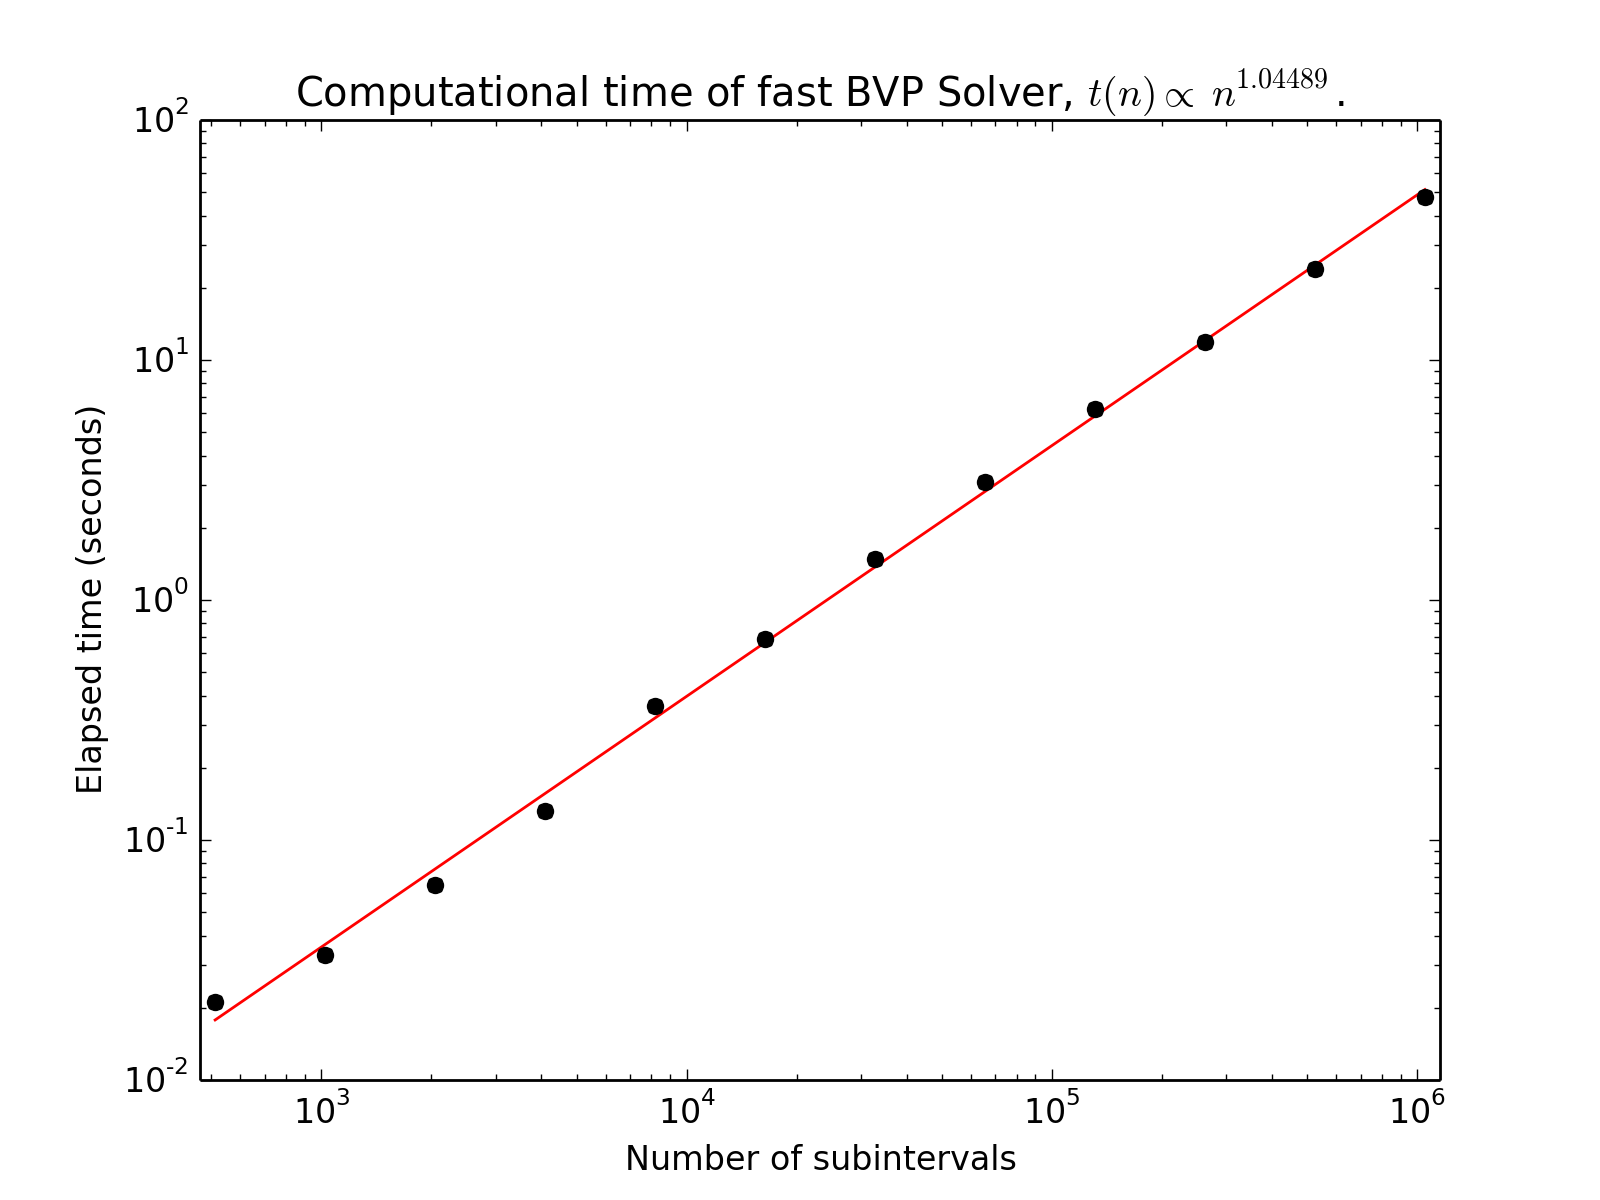

Recreate this plot in Python.
from __future__ import division
import numpy as np
from fast_bvp import solve_bvp
from legendre_discr import CompositeLegendreDiscretization
import matplotlib.pyplot as plt
import time

a = -4
b = 5


def test_full_enchilada(discr):
    def u_true(x):
        return np.sin(5 * x ** 2)

    def p(x):
        return np.cos(x)

    def q(x):
        return 1 / (x + 7)

    def r(x):
        return (np.sin(5 * x ** 2) / (x + 7)
                - 100 * x ** 2 * np.sin(5 * x ** 2)
                + 10 * x * np.cos(x) * np.cos(5 * x ** 2) + 10 * np.cos(5 * x ** 2))

    u = solve_bvp(discr, p, q, r, ua=u_true(a), ub=u_true(b))

    u_true_val = u_true(discr.nodes)
    err = u - u_true_val

    return np.sqrt(discr.integral(err ** 2))

order = 5
min_power = 10
max_power = 17
m = 2 ** min_power
M = 2 ** max_power

sizes = [2 ** k for k in range(min_power, max_power + 1)]
powers = range(min_power, max_power + 1)
times = np.zeros(len(sizes))

for i in range(len(sizes)):
    intervals = np.linspace(0, 1, sizes[i], endpoint=True) * (b - a) + a
    discr = CompositeLegendreDiscretization(intervals, order)
    t0 = time.time()
    err = test_full_enchilada(discr)
    times[i] = time.time() - t0
    print "For n = 2^%d, time elapsed: %g seconds, L^2 error: %g" % (powers[i], times[i], err)
    print

rate, b = np.polyfit(np.log(sizes), np.log(times), 1)
x = np.linspace(np.log(m), np.log(M), 2)
y = rate * x + b

plt.loglog(np.exp(x), np.exp(y), 'r-')
plt.loglog(sizes, times, 'ko')
plt.xlim([m / 1.1, M * 1.1])
plt.title(
    r'Computational time of fast BVP Solver, $ t(n) \propto \, n^{%g} $.' % rate)
plt.xlabel('Number of subintervals')
plt.ylabel('Elapsed time (seconds)')
plt.show()
fig = plt.gcf()
#plt.savefig('timing.png', dpi=200)
